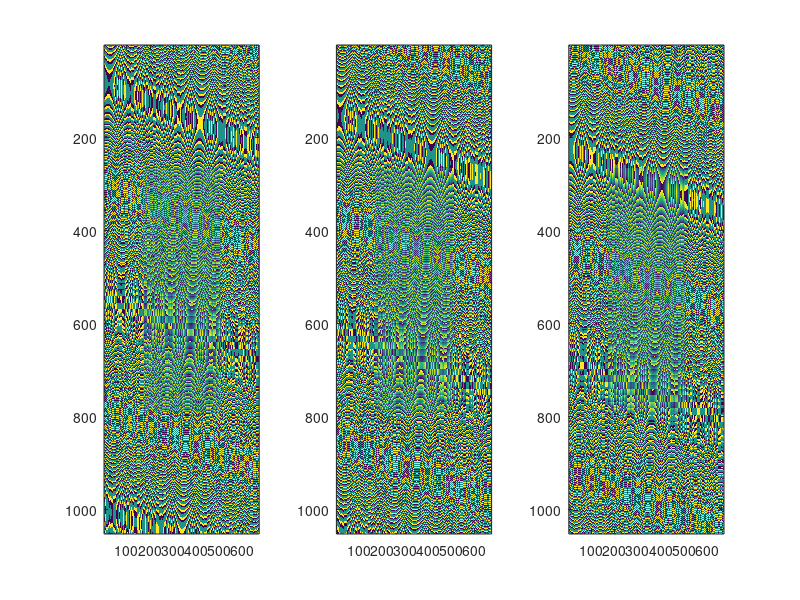
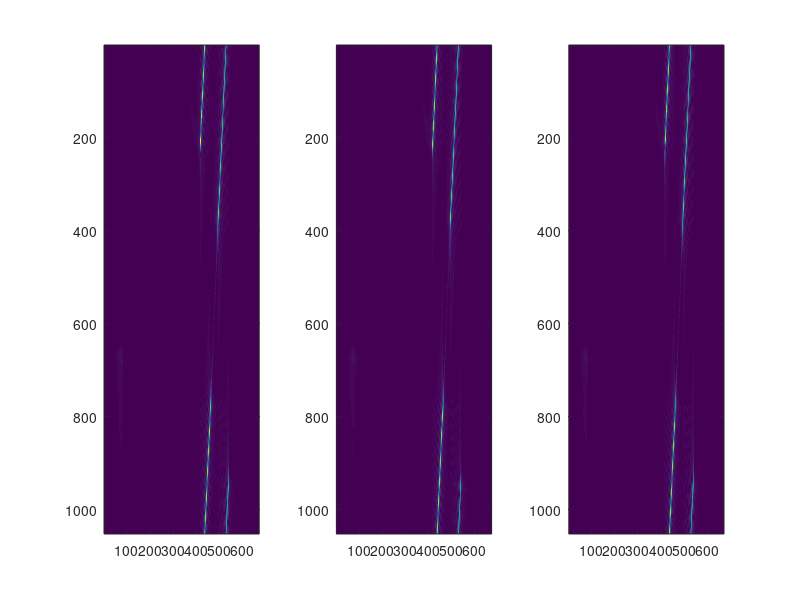
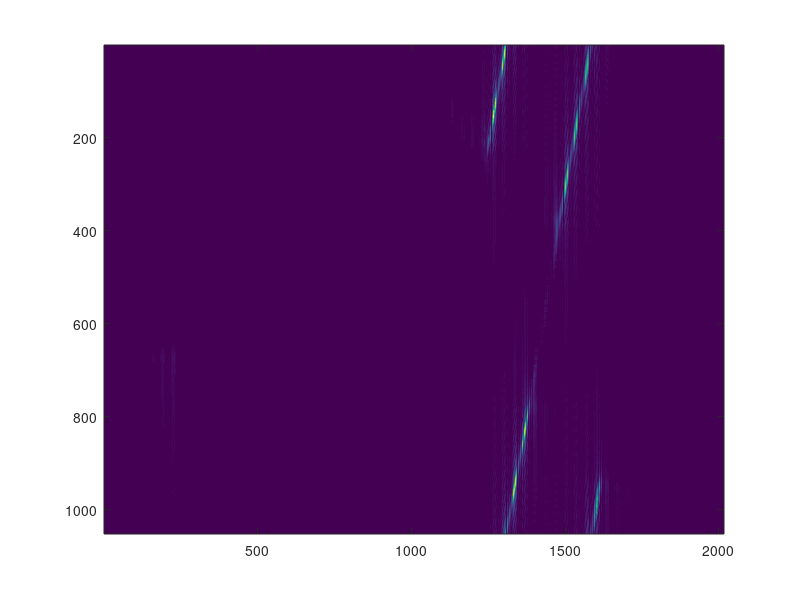

Here is the MATLAB script that generated these plots, in order:
clear; clc;

%%参数与初始化
EarthMass = 6e24; %地球质量(kg)
EarthRadius = 6.37e6; %地球半径6371km
Gravitational = 6.67e-11; %万有引力常量
f0 = 5.4e9; % 中心频率
H = 755e3; % 飞行高度
Tr = 10e-6; % 脉冲宽度
Br = 2.8e7; % 子带带宽
Fr = 1.2*Br; % 子带采样率
step_f = Br;
sub_N = 3;
sub_f = f0+(1:sub_N)*step_f;
f0 = sub_f((sub_N+1)/2);

% sub_f = [sub_f2];
c = 299792458;
Vr = sqrt(Gravitational*EarthMass/(EarthRadius + H));
Vg = Vr;
Vs = Vr;
La = 15;
phi = deg2rad(20); % 俯仰角
incidence = deg2rad(20.5); % 入射角

Kr = Br/Tr;
sub_lambda = c./sub_f;
lambda = c/(f0);


R0 = H/cos(phi);
R_eta_c = H/cos(incidence);
theta_rc = acos(R0/R_eta_c);
eta_c = -R_eta_c*sin(theta_rc)/Vr;

sub_fnc = 2*Vr*sin(theta_rc)./sub_lambda;
fnc = 2*Vr*sin(theta_rc)/lambda;
Ta = 0.886*R_eta_c*lambda/(La*Vg*cos(theta_rc));
delta_fdop = 2*0.886*Vs*cos(theta_rc)/La; 
PRF = 1.7*delta_fdop;
% Ka = 2*Vr^2*cos(theta_rc)^3/(lambda*R0);

Nr = 2*ceil(Fr*Tr);
Na = 2*ceil(PRF*Ta);

% 构造距离向与方位向时间与频率
t_tau = 2*R_eta_c/c + (-Nr/2:Nr/2-1)*(1/Fr);
t_eta = eta_c+(-Na/2:Na/2-1)*(1/PRF);


f_tau = fftshift((-Nr/2:Nr/2-1)*(Fr/Nr));
f_eta = fnc+(-Na/2:Na/2-1)*(PRF/Na);

[mat_t_tau, mat_t_eta] = meshgrid(t_tau, t_eta);
[mat_f_tau, mat_f_eta] = meshgrid(f_tau, f_eta);

% 脉内串发，构造偏移时间
step_T = Tr+Tr;
sub_t_offset = (0:sub_N-1)*step_T; % 添加保护带，偏移时间为2*T

%% 点目标回波产生
pointx = 500;
pointy = 500;
point = [pointx, pointy];



S_echo = zeros(3, Na, Nr);
% noisy_A = randn([1,sub_N]);
% noisy_P = randn([1,sub_N])*2;
% noisy_T = randn([1,sub_N])*5*1e-9;

noisy_A = zeros(1,sub_N);
noisy_P = zeros(1,sub_N);
noisy_T = zeros(1,sub_N); 

for i = 1:sub_N

    mat_t_tau_noisy = mat_t_tau - noisy_T(i);
    mat_t_eta_offset = mat_t_eta+sub_t_offset(i);

    R0_target = sqrt((R0*sin(phi)+point(1))^2+H^2);
    R_eta_target = sqrt(R0_target^2+(point(2)-Vr*mat_t_eta_offset).^2);
    t_etac_target = (point(2)-R0_target*tan(theta_rc))/Vr;

    Wr = abs(mat_t_tau_noisy-2*R_eta_c/c) < Tr/2;
    % Wa = sinc((La*atan(Vg*(mat_t_eta_offset - t_etac_target)./R0_target)/sub_lambda(i))).^2;
    Wa = abs(mat_t_eta_offset - eta_c - sub_t_offset(i))<Ta/2;
    sub_phase = exp(1j*pi*Kr*(mat_t_tau_noisy-2*R_eta_target/c).^2).*exp(-2j*pi*sub_f(i)*2*R_eta_target/c).*exp(2j*pi*noisy_P(i));

    S_echo(i,:,:) = (1+noisy_A(i))*Wr.*Wa.*sub_phase;
end


figure("name", "回波");
for i = 1:sub_N
    subplot(1,sub_N,i);
    sub_S_echo = squeeze(S_echo(i, :, :));
    imagesc(angle(sub_S_echo));
end

%% 距离压缩


uprate = sub_N;
Nr_up = Nr*uprate;
Na_up = Na*sub_N;
t_tau_upsample = 2*R_eta_c/c + (-Nr_up/2:Nr_up/2-1)*(1/(Fr*uprate));
f_tau_upsample = fftshift((-Nr_up/2:Nr_up/2-1)*(Fr/Nr));
[mat_t_tau_upsample, mat_t_eta_upsample] = meshgrid(t_tau_upsample, t_eta);
[mat_f_tau_upsample, mat_f_eta_upsample] = meshgrid(f_tau_upsample, f_eta);
S_ftau_eta = zeros(Na, Nr_up);
plot_range = 1:Nr;

figure("name", "子带成像");

target_upsample = zeros(3, Na, Nr_up);

for i = 1:sub_N
    sub_S_echo = squeeze(S_echo(i, :, :));
    sub_S_echo = sub_S_echo.*exp(2j*pi*sub_f(i)*2*R_eta_target/c);
    Hr =  (abs(mat_f_tau)<Br/2).*exp(1j*pi*mat_f_tau.^2/Kr);
    sub_S_ftau_eta = fft(sub_S_echo, Nr, 2);
    sub_S_ftau_eta = sub_S_ftau_eta.*Hr;
    sub_S_tau_eta = ifft(sub_S_ftau_eta, Nr, 2);

    sub_S_tau_feta = fft(sub_S_tau_eta, Na, 1);
    delta_R = lambda^2*R0*mat_f_eta.^2/(8*Vr^2);
    G_rcmc = exp(1j*4*pi*mat_f_tau.*delta_R/c);
    sub_S_ftau_feta = fft(sub_S_tau_feta, Nr, 2);
    sub_S_ftau_feta = sub_S_ftau_feta.*G_rcmc;
    sub_S_tau_feta_rcmc = ifft(sub_S_ftau_feta, Nr, 2);

    mat_R0 = (mat_t_tau*c/2)*cos(theta_rc);
    Ka = 2 * Vr^2 * cos(theta_rc)^2 ./ (lambda * mat_R0);
    sub_S_tau_feta = sub_S_tau_feta_rcmc;
    Ha = exp(-1j*pi*mat_f_eta.^2./Ka);
    offset = exp(-1j*2*pi*mat_f_eta.*eta_c);
    sub_S_tau_feta = sub_S_tau_feta.*Ha.*offset;
    target = ifft(sub_S_tau_feta, Na, 1);

    sub_S_ftau_eta = fft(target, Nr, 2);
    s_f_upsample = zeros(Na, Nr_up);
    s_f_upsample(:,((Nr_up/2-Nr/2):(Nr_up/2+Nr/2-1))) = sub_S_ftau_eta;
    target_upsample(i, :, :) = ifft(s_f_upsample, Nr_up, 2);
    subplot(1,sub_N,i);
    imagesc(abs(target));
end

S_tau_eta = zeros(Na, Nr_up);
R_ref = sqrt(R0_target^2+(point(2)-Vr*(mat_t_eta_upsample+sub_t_offset((sub_N+1)/2))).^2);
for i = 1:sub_N
    target = squeeze(target_upsample(i, :, :));
    R_eta_target = sqrt(R0_target^2+(point(2)-Vr*(mat_t_eta_upsample+sub_t_offset(i))).^2);
    target = target.*exp(1j*pi*Kr*(2*(-R_ref+R_eta_target)/c).*(2*mat_t_tau_upsample-2*(R_ref+R_eta_target)/c));
    target_shift = target.*exp(2j*pi*(i-(sub_N+1)/2)*step_f.*mat_t_tau_upsample);
    S_tau_eta = target_shift+S_tau_eta;
end

figure("name","最终效果");
imagesc(abs(S_tau_eta));




